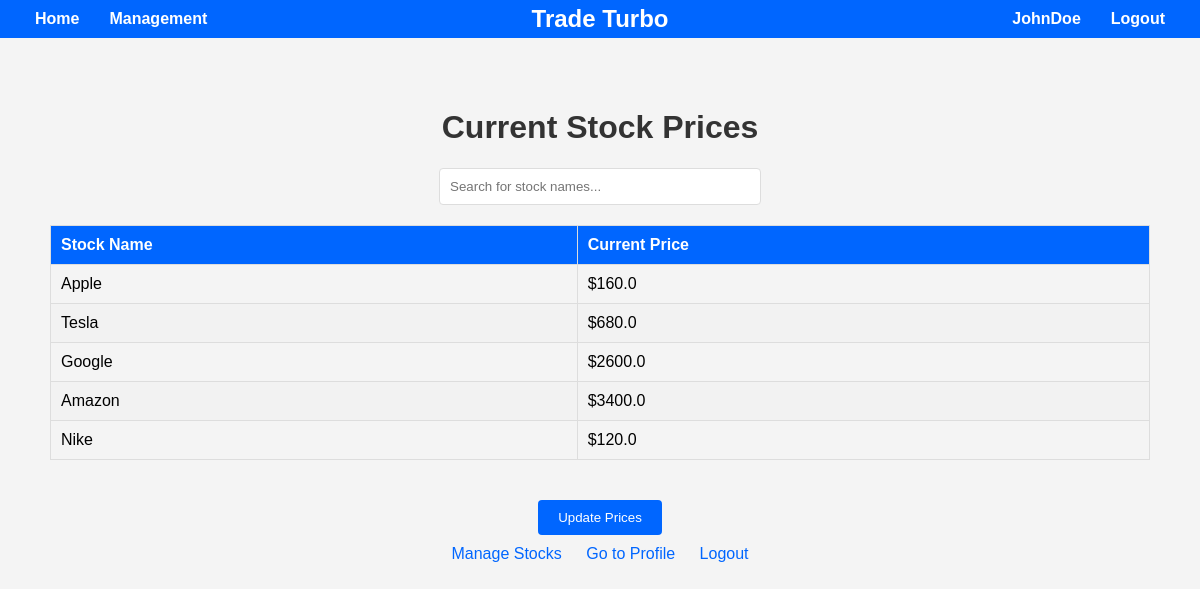
Page /current_prices (signed in) on the committed database.
### tables this page shows
CREATE TABLE stocks (
                    id INTEGER PRIMARY KEY AUTOINCREMENT,
                    name TEXT NOT NULL,
                    purchasePrice REAL NOT NULL,
                    currentPrice REAL NOT NULL,
                    pnl REAL NOT NULL,
                    quantity INTEGER NOT NULL DEFAULT 0,
                    totalPurchasePrice REAL NOT NULL DEFAULT 0,
                    totalValue REAL NOT NULL DEFAULT 0
                );

### app.py (the view)
@app.route("/current_prices")
def current_prices():
    with sqlite3.connect("database.db") as conn:
        c = conn.cursor()
        c.execute("SELECT name, currentPrice FROM stocks")
        stocks = c.fetchall()
    return render_template("current_prices.html", stocks=stocks)

### templates/current_prices.html (shortened to what this page needs)
<!DOCTYPE html>
<html lang="en">
<head>
</head>
<body>
    <nav>
        <div class="nav-left">
            <ul>
                <li><a href="/current_prices">Home</a></li>
                <li><a href="/manage_stock">Management</a></li>
            </ul>
        </div>
        <div class="nav-center">
            Trade Turbo
        </div>
        <div class="nav-right">
            <ul>
                {% if session.username %}
                    <li><a href="/profile">{{ session.username }}</a></li>
                    <li><a href="/logout">Logout</a></li>
                {% else %}
                    <li><a href="/register">Register</a></li>
                    <li><a href="/login">Login</a></li>
                {% endif %}
            </ul>
        </div>
    </nav>
    <div class="container">
        <h1>Current Stock Prices</h1>
        <div class="search-container">
            <input type="text" id="searchInput" placeholder="Search for stock names..." onkeyup="filterTable()">
        </div>
        <table>
            <thead>
                <tr>
                    <th>Stock Name</th>
                    <th>Current Price</th>
                </tr>
            </thead>
            <tbody>
                {% for stock in stocks %}
                    <tr onclick="goToDashboard('{{ stock[0] }}')">
                        <td>{{ stock[0] }}</td>
                        <td>${{ stock[1] }}</td>
                    </tr>
                {% endfor %}
            </tbody>
        </table>
        <form method="post" action="{{ url_for('update_prices') }}">
            <button class="update-button" type="submit">Update Prices</button>
        </form>
        <div class="links">
            <a href="{{ url_for('manage_stock') }}">Manage Stocks</a>
            <a href="{{ url_for('profile') }}">Go to Profile</a>
            <a href="{{ url_for('logout') }}">Logout</a>
        </div>
    </div>
</body>
</html>

### templates/current_prices.html (style rules this page uses)
body { font-family: Arial, sans-serif; margin: 0; padding: 0; background-color: #f4f4f4; }
nav { background-color: #0066ff; padding: 10px 20px; display: flex; justify-content: space-between; align-items: center; color: white; }
.nav-left, .nav-right { display: flex; }
.nav-center { position: absolute; left: 50%; transform: translateX(-50%); font-size: 24px; font-weight: bold; }
nav ul { list-style-type: none; margin: 0; padding: 0; display: flex; }
nav ul li { margin: 0 15px; }
nav ul li a { color: white; text-decoration: none; font-weight: bold; }
.container { padding: 50px; text-align: center; }
h1 { color: #333; }
table { width: 100%; border-collapse: collapse; margin: 20px 0; }
table, th, td { border: 1px solid #ddd; }
th, td { padding: 10px; text-align: left; }
th { background-color: #0066ff; color: white; }
tr:nth-child(even) { background-color: #f2f2f2; }
.update-button { margin-top: 20px; padding: 10px 20px; background-color: #0066ff; color: white; border: none; border-radius: 4px; cursor: pointer; }
.links a { color: #0066ff; text-decoration: none; margin: 10px; display: inline-block; }
.search-container { margin-bottom: 20px; }
.search-container input { padding: 10px; width: 300px; border: 1px solid #ddd; border-radius: 4px; }

### rows in the picture
stocks: name "Apple", currentPrice "160.0"
stocks: name "Tesla", currentPrice "680.0"
stocks: name "Google", currentPrice "2600.0"
stocks: name "Amazon", currentPrice "3400.0"
stocks: name "Nike", currentPrice "120.0"

### other values in the picture
{{ session.username }} "JohnDoe"
